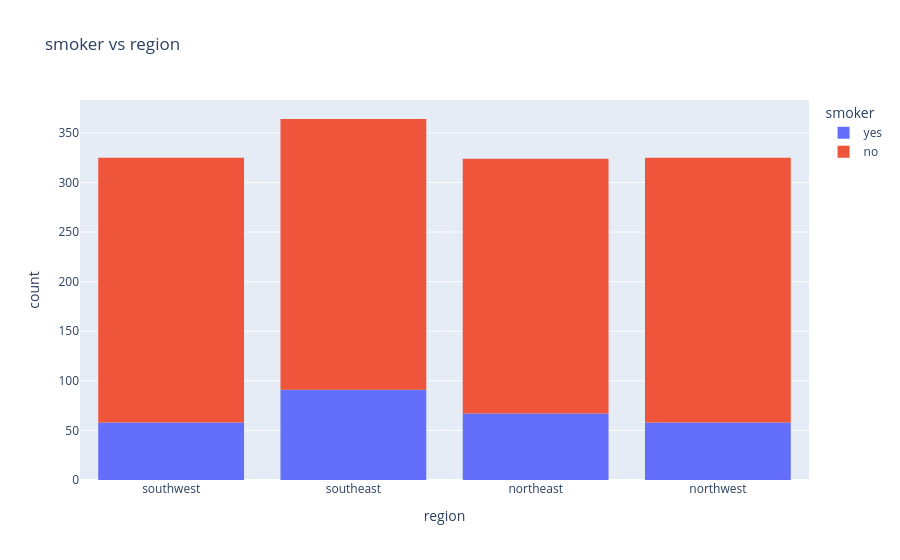

Notebook cell for this chart:
### Code cell
px.histogram(df, x = 'region', color = 'smoker', title="smoker vs region")

### Figure 1 — Plotly figure (JSON) as saved in the notebook; plotly's stock layout.template omitted (floating-point values rounded to 4 significant figures; data arrays with more than 128 entries replaced by an {"elided": "..."} marker saying what was removed)
{"data": [{"bingroup": "x", "hovertemplate": "smoker=yes<br>region=%{x}<br>count=%{y}<extra></extra>", "legendgroup": "yes", "marker": {"color": "#636efa", "pattern": {"shape": ""}}, "name": "yes", "orientation": "v", "showlegend": true, "type": "histogram", "x": {"elided": "274 str values"}, "xaxis": "x", "yaxis": "y"}, {"bingroup": "x", "hovertemplate": "smoker=no<br>region=%{x}<br>count=%{y}<extra></extra>", "legendgroup": "no", "marker": {"color": "#EF553B", "pattern": {"shape": ""}}, "name": "no", "orientation": "v", "showlegend": true, "type": "histogram", "x": {"elided": "1064 str values"}, "xaxis": "x", "yaxis": "y"}], "layout": {"barmode": "relative", "legend": {"title": {"text": "smoker"}, "tracegroupgap": 0}, "title": {"text": "smoker vs region"}, "xaxis": {"anchor": "y", "domain": [0, 1], "title": {"text": "region"}}, "yaxis": {"anchor": "x", "domain": [0, 1], "title": {"text": "count"}}}}
